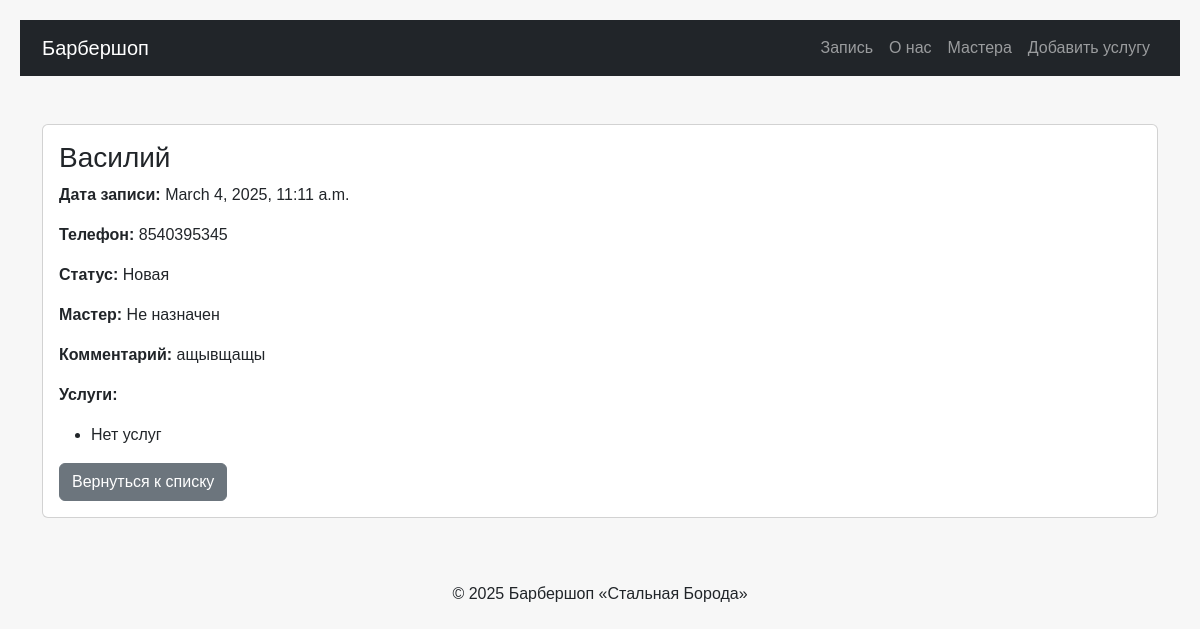
The app's page /orders/3/ with its own data.
### core/models.py (models this page shows, shortened)
class Order(models.Model):
    client_name = models.CharField(max_length=100, verbose_name="Имя клиента")
    phone = models.CharField(max_length=20, verbose_name="Телефон")
    comment = models.TextField(blank=True, verbose_name="Комментарий")
    status = models.CharField(max_length=50, choices=STATUS_CHOICES, default="new", verbose_name="Статус")
    date_created = models.DateTimeField(auto_now_add=True, verbose_name="Дата создания")
    date_updated = models.DateTimeField(auto_now=True, verbose_name="Дата обновления")
    master = models.ForeignKey(Master, on_delete=models.SET_NULL, null=True, blank=True, verbose_name="Мастер")
    services = models.ManyToManyField(Service, related_name="orders", verbose_name="Услуги")
    appointment_date = models.DateTimeField(verbose_name="Дата и время записи")
    class Meta:
        verbose_name = "Заказ"
        verbose_name_plural = "Заказы"

### barbershop/views.py (the view)
# urls.py: path('orders/<int:order_id>/', views.order_detail, name='order_detail'),
def order_detail(request, order_id):
    order = get_object_or_404(Order, id=order_id)
    context = {"order": order}
    return render(request, "core/order_detail.html", context)

### barbershop/templates/core/order_detail.html (shortened to what this page needs)
{% extends "base.html" %}
{% block content %}
<div class="card my-4">
    <div class="card-body">
        <h3>{{ order.client_name }}</h3>
        <p><strong>Дата записи:</strong> {{ order.appointment_date }}</p>
        <p><strong>Телефон:</strong> {{ order.phone }}</p>
        <p><strong>Статус:</strong> {{ order.get_status_display }}</p>
        <p><strong>Мастер:</strong>
            {% if order.master %}
                {{ order.master.name }}
            {% else %}
                Не назначен
            {% endif %}
        </p>
        <p><strong>Комментарий:</strong> {{ order.comment|default:"Нет комментария" }}</p>
        <p><strong>Услуги:</strong></p>
        <ul>
            {% for service in order.services.all %}
                <li>{{ service.name }}</li>
            {% empty %}
                <li>Нет услуг</li>
            {% endfor %}
        </ul>
        <a href="{% url 'orders_list' %}" class="btn btn-secondary">Вернуться к списку</a>
    </div>
</div>
{% endblock %}

### barbershop/static/main.css (style rules this page uses)
body { font-family: Arial, sans-serif; background: #f7f7f7; padding: 20px; }

### records on screen
Order: client_name "Василий", appointment_date "March 4, 2025, 11:11 a.m.", phone "8540395345", status "Новая", comment "ащывщащы"
